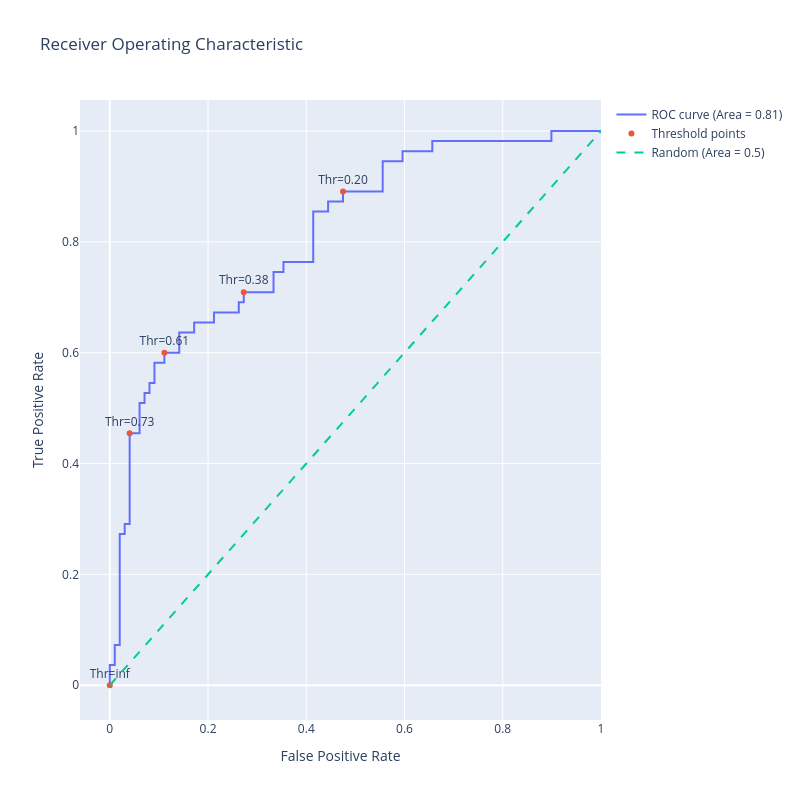

The cell this chart's notebook holds for it:
### Code cell
import plotly.graph_objects as go
import numpy as np
from sklearn.metrics import roc_auc_score

# Assuming fpr, tpr, thresholds are already calculated as before
fpr, tpr, thresholds = roc_curve(y_test, y_scores)

# Calculate the AUC (Area Under the Curve)
roc_auc = roc_auc_score(y_test, y_scores)

# Generate a trace for ROC curve
trace0 = go.Scatter(
    x=fpr,
    y=tpr,
    mode='lines',
    name=f'ROC curve (Area = {roc_auc:.2f})'
)

# Only label every nth point to avoid cluttering
n = 10
indices = np.arange(len(thresholds)) % n == 0  # Choose indices where index mod n is 0

trace1 = go.Scatter(
    x=fpr[indices],
    y=tpr[indices],
    mode='markers+text',
    name='Threshold points',
    text=[f"Thr={thr:.2f}" for thr in thresholds[indices]],
    textposition='top center'
)

# Diagonal line
trace2 = go.Scatter(
    x=[0, 1],
    y=[0, 1],
    mode='lines',
    name='Random (Area = 0.5)',
    line=dict(dash='dash')
)

data = [trace0, trace1, trace2]

# Define layout with square aspect ratio
layout = go.Layout(
    title='Receiver Operating Characteristic',
    xaxis=dict(title='False Positive Rate'),
    yaxis=dict(title='True Positive Rate'),
    autosize=False,
    width=800,
    height=800,
    showlegend=True
)

# Define figure and add data
fig = go.Figure(data=data, layout=layout)

# Show figure
fig.show()

### Figure 1 — Plotly figure (JSON) as saved in the notebook; plotly's stock layout.template omitted (floating-point values rounded to 4 significant figures)
{"data": [{"mode": "lines", "name": "ROC curve (Area = 0.81)", "type": "scatter", "x": [0.0, 0.0, 0.0, 0.0101, 0.0101, 0.0202, 0.0202, 0.0303, 0.0303, 0.0404, 0.0404, 0.06061, 0.06061, 0.07071, 0.07071, 0.08081, 0.08081, 0.09091, 0.09091, 0.1111, 0.1111, 0.1414, 0.1414, 0.1717, 0.1717, 0.2121, 0.2121, 0.2626, 0.2626, 0.2727, 0.2727, 0.3333, 0.3333, 0.3535, 0.3535, 0.4141, 0.4141, 0.4444, 0.4444, 0.4747, 0.4747, 0.5556, 0.5556, 0.596, 0.596, 0.6566, 0.6566, 0.899, 0.899, 1.0], "y": [0.0, 0.01818, 0.03636, 0.03636, 0.07273, 0.07273, 0.2727, 0.2727, 0.2909, 0.2909, 0.4545, 0.4545, 0.5091, 0.5091, 0.5273, 0.5273, 0.5455, 0.5455, 0.5818, 0.5818, 0.6, 0.6, 0.6364, 0.6364, 0.6545, 0.6545, 0.6727, 0.6727, 0.6909, 0.6909, 0.7091, 0.7091, 0.7455, 0.7455, 0.7636, 0.7636, 0.8545, 0.8545, 0.8727, 0.8727, 0.8909, 0.8909, 0.9455, 0.9455, 0.9636, 0.9636, 0.9818, 0.9818, 1.0, 1.0]}, {"mode": "markers+text", "name": "Threshold points", "text": ["Thr=inf", "Thr=0.73", "Thr=0.61", "Thr=0.38", "Thr=0.20"], "textposition": "top center", "type": "scatter", "x": [0.0, 0.0404, 0.1111, 0.2727, 0.4747], "y": [0.0, 0.4545, 0.6, 0.7091, 0.8909]}, {"line": {"dash": "dash"}, "mode": "lines", "name": "Random (Area = 0.5)", "type": "scatter", "x": [0, 1], "y": [0, 1]}], "layout": {"autosize": false, "height": 800, "showlegend": true, "title": {"text": "Receiver Operating Characteristic"}, "width": 800, "xaxis": {"title": {"text": "False Positive Rate"}}, "yaxis": {"title": {"text": "True Positive Rate"}}}}
